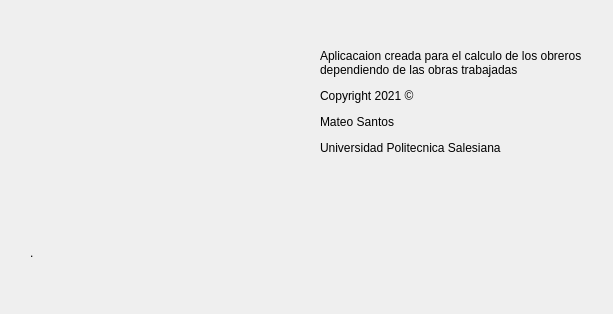
<?xml version="1.0" encoding="UTF-8"?>
<ui version="4.0">
 <class>acerca</class>
 <widget class="QDialog" name="acerca">
  <property name="geometry">
   <rect>
    <x>0</x>
    <y>0</y>
    <width>613</width>
    <height>314</height>
   </rect>
  </property>
  <property name="windowTitle">
   <string>Dialog</string>
  </property>
  <widget class="QWidget" name="widget_3" native="true">
   <property name="geometry">
    <rect>
     <x>30</x>
     <y>20</y>
     <width>561</width>
     <height>204</height>
    </rect>
   </property>
   <layout class="QGridLayout" name="gridLayout">
    <item row="0" column="0">
     <widget class="QWidget" name="widget" native="true">
      <property name="styleSheet">
       <string notr="true">image: url(:/recursos/Nueva carpeta/salario.png);</string>
      </property>
     </widget>
    </item>
    <item row="0" column="1">
     <widget class="QWidget" name="widget_2" native="true">
      <layout class="QHBoxLayout" name="horizontalLayout">
       <item>
        <widget class="QLabel" name="label">
         <property name="text">
          <string>&lt;html&gt;&lt;head/&gt;&lt;body&gt;&lt;p&gt;Aplicacaion creada para el calculo de los obreros dependiendo de las obras trabajadas&lt;/p&gt;&lt;p&gt;Copyright 2021 ©&lt;/p&gt;&lt;p&gt;Mateo Santos&lt;/p&gt;&lt;p&gt;Universidad Politecnica Salesiana&lt;/p&gt;&lt;p&gt;&lt;br/&gt;&lt;/p&gt;&lt;/body&gt;&lt;/html&gt;</string>
         </property>
         <property name="wordWrap">
          <bool>true</bool>
         </property>
        </widget>
       </item>
      </layout>
     </widget>
    </item>
   </layout>
  </widget>
  <widget class="QWidget" name="widget_4" native="true">
   <property name="geometry">
    <rect>
     <x>30</x>
     <y>227</y>
     <width>261</width>
     <height>51</height>
    </rect>
   </property>
   <layout class="QHBoxLayout" name="horizontalLayout_2">
    <item>
     <widget class="QLabel" name="outVersion">
      <property name="text">
       <string>.</string>
      </property>
     </widget>
    </item>
   </layout>
  </widget>
 </widget>
 <resources/>
 <connections/>
</ui>
